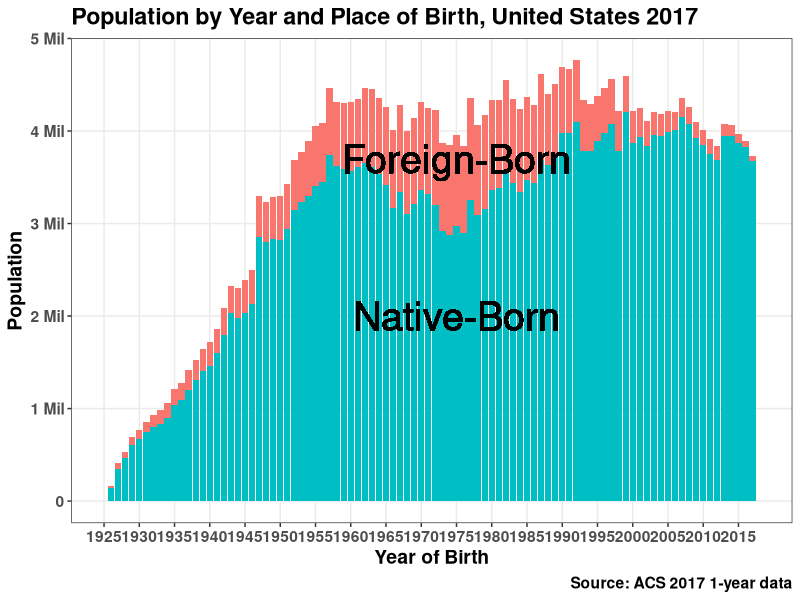

This figure's R source:
#####################################################
# US age by nativity counts from IPUMS ACS 2017
# "Native" if bpl in 1-120, "Foreign" otherwise
#####################################################

rm(list=ls())
graphics.off()

library(tidyverse)

# read data created from the SDA interactive 
# analysis system on ipums.org, 15 Mar 2019
df = read.csv('acs-2017-age-by-nativity.csv') %>%
      gather(key='nativity', value='pop', -age) %>%
      mutate(birth_year = 2017-age) %>%
      filter(nativity %in% c('native_born','foreign_born'))



ggplot(data=df, aes(x=birth_year,y=pop, fill=nativity)) +
    geom_bar(stat='identity') +
    guides(fill=FALSE) +
    theme_bw() +
    theme(text = element_text(face='bold',size=14)) +
    scale_y_continuous(breaks=seq(0,5e6,1e6),
                       minor_breaks=NULL,
                       labels=c(0, paste0(1:5,' Mil'))) +
    scale_x_continuous(breaks=seq(1920,2018,5),
                       minor_breaks = NULL,
                       limits=c(1925,2018)) +
    labs(title='Population by Year and Place of Birth, United States 2017',
         caption='Source: ACS 2017 1-year data',
         x = 'Year of Birth',
         y = 'Population') +
    geom_text( x=1975, y=2e6, label='Native-Born', size=10) +
    geom_text( x=1975, y=3.7e6, label='Foreign-Born', size=10) 

ggsave(file='acs-2017-age-by-nativity.png',
       width=11, height=5, units='in')
